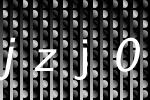
#> input picture other/test.jpg, 150 x 100 px
$ python ocr.py -i test.jpg
#> lines starting #> are read from the running program, lines starting #| are printed output that depends on the picture
#!/usr/bin/env python3
# -*- coding: utf-8 -*-

# https://gist.github.com/chroman/5679049

# import the necessary packages
from PIL import Image
from PIL import ImageEnhance
import PIL.ImageOps
import pytesseract
import argparse
import cv2
import os
import numpy

# construct the argument parse and parse the arguments
ap = argparse.ArgumentParser()
ap.add_argument("-i", "--image", required=True,
	help="path to input image to be OCR'd")
args = vars(ap.parse_args())

print("args['image'] %s " % args["image"])

# load the example image and convert it to RGB, invert it and adjust brightness
image = Image.open(args["image"]).convert('RGB')
#> image is the input picture: PIL image 150x100 RGB; min 0, max 255, mean 76
image = PIL.ImageOps.invert(image)
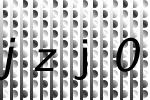
#> image: PIL image 150x100 RGB; min 0, max 255, mean 179
image = ImageEnhance.Brightness(image)
image = image.enhance(10)
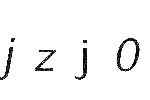
#> image: PIL image 150x100 RGB; min 0, max 255, mean 244.9
imageArray = numpy.array(image)
imageArray = imageArray[:, :, ::-1].copy()

filename = "{}.png".format(os.getpid())
image.save(filename)


# load the image as a PIL/Pillow image, apply OCR, and then delete
# the temporary file
#> (the run stopped early here; a loop or call above may not have finished)
